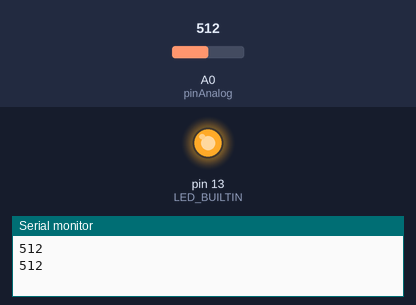
Bench run of a sketch on a simulated Arduino Uno, built with avr-gcc and run on an emulated ATmega328P. On the bench: output pins drawn as LEDs (lit = HIGH), the last lines printed to the serial monitor. Dashed ring = blinking. The test bench sets the inputs (shaded band); at power-on: A0 (pinAnalog) = 512.

Above: at 2.8 s.
2.9 s: A0 (pinAnalog) set to 497
At 3.8 s:
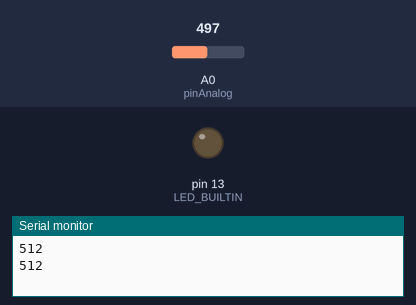
5.6 s: A0 (pinAnalog) set to 522
At 6.8 s:
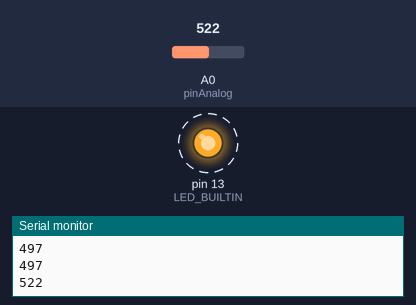
11.6 s: A0 (pinAnalog) set to 511
At 12.4 s:
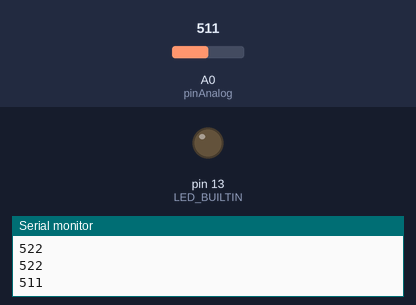
14.3 s: A0 (pinAnalog) set to 716
At 15.4 s:
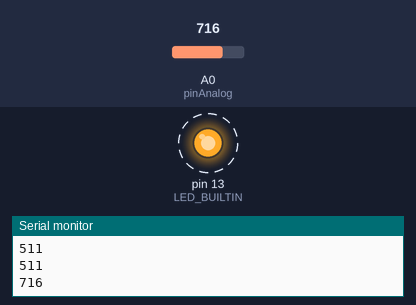
Timing chart, 0 to 21.3 s (numbered marks = the images above; inputs shaded):
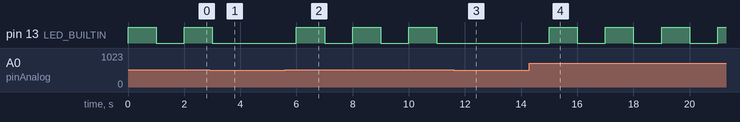

Measured:
- the behaviour switches between 512 and 511 on A0 (pinAnalog) (found by bisection; images 0 and 1)
- after the input at 2.9 s, pin 13 (LED_BUILTIN): goes on until 3.0 s, then stays LOW
- after the input at 5.6 s, pin 13 (LED_BUILTIN): alternates HIGH for 1.0 s and LOW for 1.0 s, starting after 0.40 s
- after the input at 11.6 s, pin 13 (LED_BUILTIN): stays LOW (without the input it goes to HIGH after 0.40 s)
- after the input at 14.3 s, pin 13 (LED_BUILTIN): alternates HIGH for 1.0 s and LOW for 1.0 s, starting after 0.70 s

The sketch:

EnablingBlinker.ino
```cpp
const int pinAnalog = A0;

void setup(void) {
    pinMode(LED_BUILTIN, OUTPUT);
    Serial.begin(9600);
}

void loop(void) {
    int valInt = analogRead(pinAnalog);
    Serial.println(valInt);
    if (valInt >= 512) { // mirkšķina diodi
        digitalWrite(LED_BUILTIN, HIGH);
        delay(1000);
        digitalWrite(LED_BUILTIN, LOW);
        delay(1000);
    }
    else { // izslēdz diodi
        digitalWrite(LED_BUILTIN, LOW);
        delay(1000);
    }
}
```
